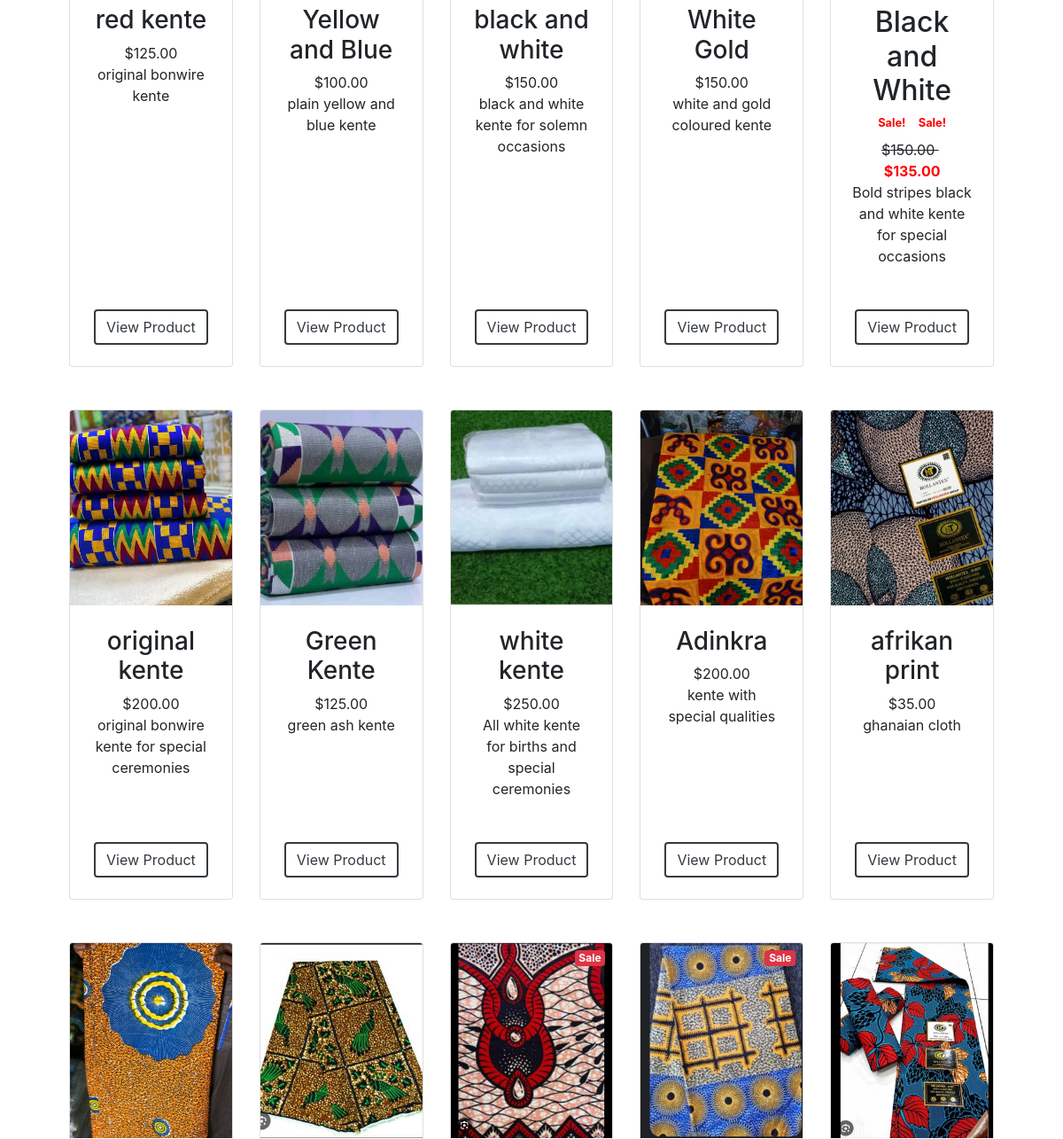
The app's page / (middle part), older data.
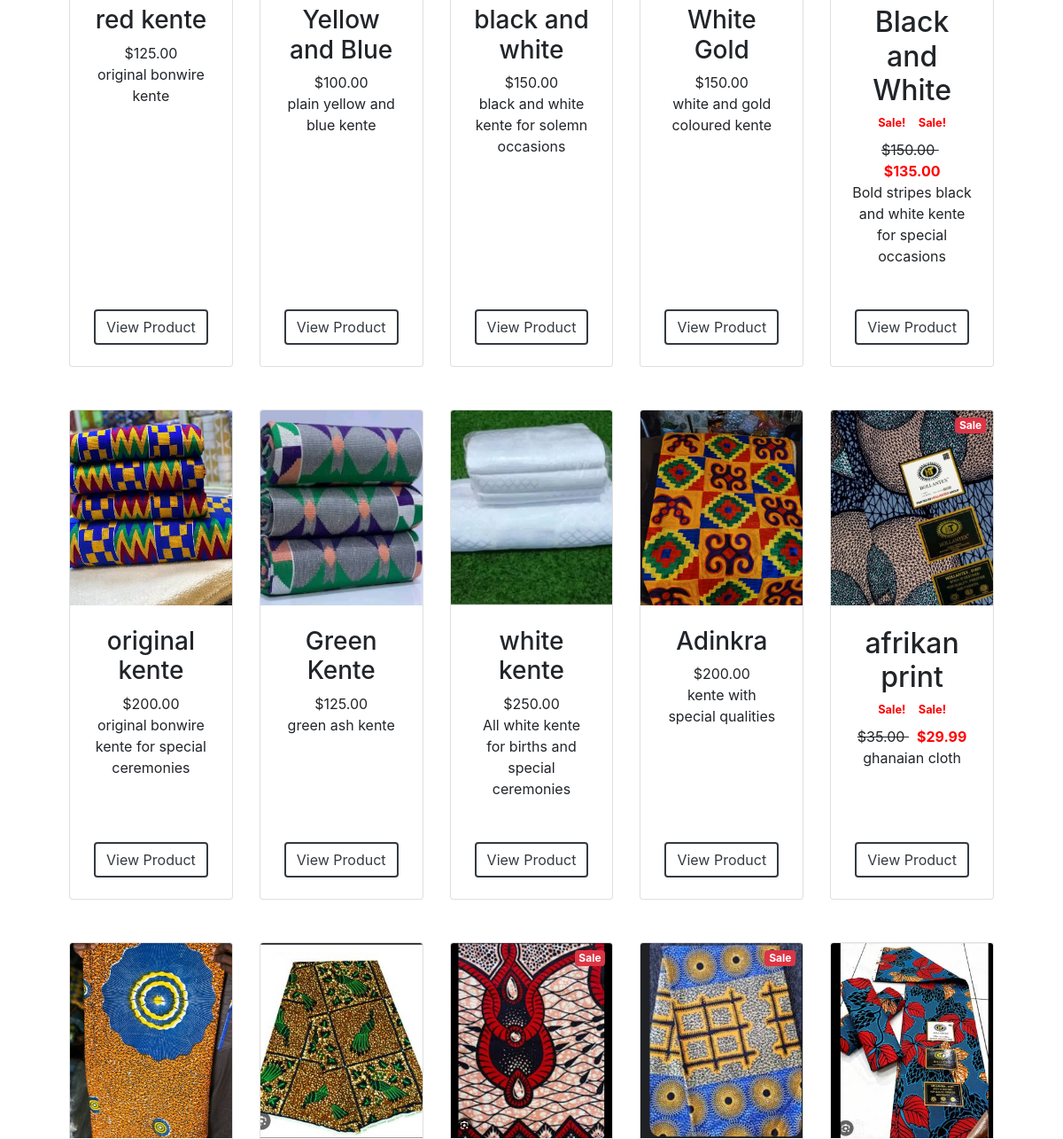
The same page, newer data.
### products/models.py (models this page shows, shortened)
class Product(models.Model):
    name = models.CharField(max_length=100)
    category = models.ForeignKey(Category, on_delete=models.CASCADE, default=1)
    description = models.TextField(blank=True, max_length=250, default='', null=True)
    price = models.DecimalField(default=0, max_digits=10, decimal_places=2)
    image = models.ImageField(upload_to='uploads/products/', blank=True, null=True, default='images/red-kente.JPG')
    is_sale = models.BooleanField(default=False)
    sale_price = models.DecimalField(default=0, max_digits=10, decimal_places=2, null=True, blank=True)
    stock = models.PositiveIntegerField(default=0)

### products/views.py (the view)
# urls.py: path('', views.home, name='home'),
def home(request):
    products = Product.objects.all()  # all products
    context = {
        'products': products
    }
    return render(request, 'products/home.html', context)

### cart/context_processors.py (called while the page is built)
def cart(request):
    return {'cart': Cart(request)}

### products/templates/products/home.html (shortened to what this page needs)
{% extends 'base.html' %}
{% block content %}
{% load static %}
<section class="py-5">
    <div class="container px-4 px-lg-5 mt-5">
    <div class="row gx-4 gx-lg-5 row-cols-2 row-cols-md-3 row-cols-xl-4 justify-content-center">
    {% for product in products %}
        {% if product.is_sale %}
        <div class="col mb-5">
            <div class="card h-100">
            <div class="badge bg-danger text-white position-absolute"
                style="top: 0.5rem; right: 0.5rem">Sale</div>
            {% if product.image %}
                <img class="card-img-top" src="{{ product.image.url }}" alt="{{ product.name }} - Kente Cloth Design">
            {% else %}
                <img class="card-img-top" src="{% static 'images/no-image.png' %}" alt="Product image not available">
            {% endif %}
            <div class="card-body p-4">
                <div class="text-center">
            <h2 class="fw-bolder">{{ product.name }}</h2>
               <div class="d-flex justify-content-center small
               .rating-stars mb-2">
                &nbsp;&nbsp;<span style="color: red; font-weight: bold;">Sale!</span>&nbsp;&nbsp;
                &nbsp;&nbsp;<span style="color: red; font-weight: bold;">Sale!</span>&nbsp;&nbsp;
            </div>
                <strike>
                ${{ product.price }}
                </strike>
                <span style="color: red; font-weight: bold;">${{ product.sale_price }}</span>
                <br/>
                {{ product.description }}
            </div>
            </div>
                            <div class="card-footer p-4 pt-0 border-top-0 bg-transparent">
                                <div class="text-center"><a class="btn btn-outline-dark mt-auto" href="{% url 'product_detail'  product.id %}">View Product</a></div>
                            </div>
                        </div>
                    </div>
                            {% else %}
                    <div class="col mb-5">
                        <div class="card h-100">
                            {% if product.image %}
                                <img class="card-img-top" src="{{ product.image.url }}" alt="{{ product.name }} - Traditional Kente Fabric">
                            {% else %}
                                <img class="card-img-top" src="{% static 'images/no-image.png' %}" alt="No Image Available for this product">
                            {% endif %}
                            <div class="card-body p-4">
                                <div class="text-center">
                                    <h3 class="fw-bolder">{{ product.name }}</h3>
                                    ${{ product.price }}
                                    <br/>
                                    {{ product.description }}
                                </div>
                            </div>
                            <div class="card-footer p-4 pt-0 border-top-0 bg-transparent">
                                <div class="text-center"><a class="btn btn-outline-dark mt-auto" href="{% url 'product_detail' product.id %}">View Product</a></div>
                            </div>
                        </div>
                    </div>
                        {% endif %}
                    {% endfor %}
            </div>
        </section>
{% endblock %}

Row changes from the older to the newer data that the page shows:
changed Product "afrikan print": is_sale False → True (drawn); image: picture added; sale_price (not shown) → "29.99"; image: picture removed
